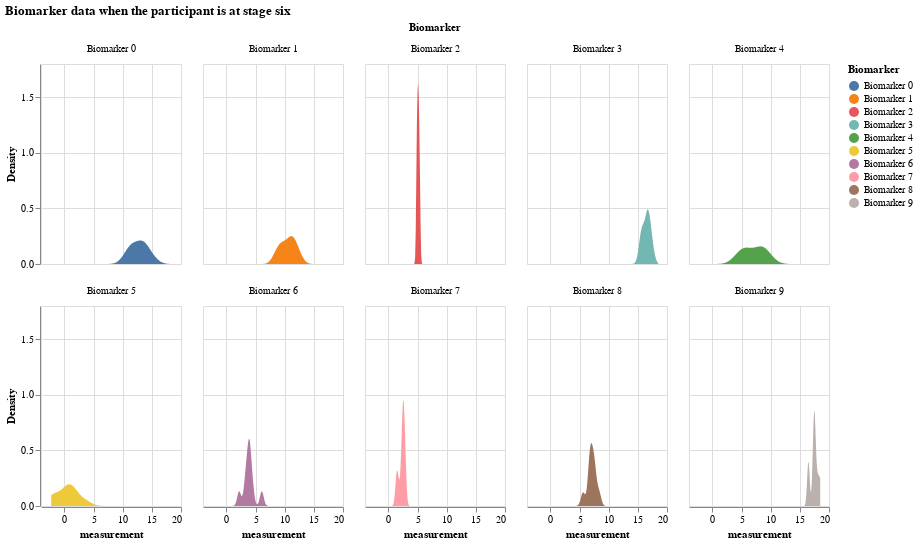

Here is the notebook cell this chart was saved with:
### Markdown cell above
### Distribution of all biomarker values when the participant is at a certain disease stage

### Code cell
# biomarker data when the participant is at stage 6
df_kj_6 = df_expanded[df_expanded.k_j == 6]
df_kj_6

alt.Chart(df_kj_6).transform_density(
    'measurement',
    as_=['measurement', 'Density'],
    groupby=['Biomarker']
).mark_area().encode(
    x="measurement:Q",
    y="Density:Q",
    facet = alt.Facet(
        "Biomarker:N",
        columns = 5
    ),
    color=alt.Color(
        'Biomarker:N'
    )
).properties(
    width= 140,
    height = 200,
).properties(
    title='Biomarker data when the participant is at stage six'
)

### Figure 1 — Vega-Lite specification as saved in the notebook (floating-point values rounded to 4 significant figures)
{"config": {"view": {"continuousWidth": 300, "continuousHeight": 300}}, "data": {"name": "data-632133860820378e44b5db9c54cac40b"}, "mark": {"type": "area"}, "encoding": {"color": {"field": "Biomarker", "type": "nominal"}, "facet": {"columns": 5, "field": "Biomarker", "type": "nominal"}, "x": {"field": "measurement", "type": "quantitative"}, "y": {"field": "Density", "type": "quantitative"}}, "height": 200, "title": "Biomarker data when the participant is at stage six", "transform": [{"density": "measurement", "groupby": ["Biomarker"], "as": ["measurement", "Density"]}], "width": 140, "$schema": "https://vega.github.io/schema/vega-lite/v5.16.3.json", "datasets": {"data-632133860820378e44b5db9c54cac40b": [{"Biomarker": "Biomarker 0", "participant": 12, "measurement": 11.44, "k_j": 6, "S_n": 10, "affected_or_not": "not_affected"}, {"Biomarker": "Biomarker 0", "participant": 13, "measurement": 11.4, "k_j": 6, "S_n": 10, "affected_or_not": "not_affected"}, {"Biomarker": "Biomarker 0", "participant": 16, "measurement": 15.19, "k_j": 6, "S_n": 10, "affected_or_not": "not_affected"}, {"Biomarker": "Biomarker 0", "participant": 26, "measurement": 12.33, "k_j": 6, "S_n": 10, "affected_or_not": "not_affected"}, {"Biomarker": "Biomarker 0", "participant": 28, "measurement": 13.87, "k_j": 6, "S_n": 10, "affected_or_not": "not_affected"}, {"Biomarker": "Biomarker 0", "participant": 67, "measurement": 13.74, "k_j": 6, "S_n": 10, "affected_or_not": "not_affected"}, {"Biomarker": "Biomarker 0", "participant": 71, "measurement": 10.57, "k_j": 6, "S_n": 10, "affected_or_not": "not_affected"}, {"Biomarker": "Biomarker 0", "participant": 90, "measurement": 12.75, "k_j": 6, "S_n": 10, "affected_or_not": "not_affected"}, {"Biomarker": "Biomarker 0", "participant": 96, "measurement": 13.58, "k_j": 6, "S_n": 10, "affected_or_not": "not_affected"}, {"Biomarker": "Biomarker 1", "participant": 12, "measurement": 11.35, "k_j": 6, "S_n": 9, "affected_or_not": "not_affected"}, {"Biomarker": "Biomarker 1", "participant": 13, "measurement": 9.973, "k_j": 6, "S_n": 9, "affected_or_not": "not_affected"}, {"Biomarker": "Biomarker 1", "participant": 16, "measurement": 10.92, "k_j": 6, "S_n": 9, "affected_or_not": "not_affected"}, {"Biomarker": "Biomarker 1", "participant": 26, "measurement": 11.74, "k_j": 6, "S_n": 9, "affected_or_not": "not_affected"}, {"Biomarker": "Biomarker 1", "participant": 28, "measurement": 8.624, "k_j": 6, "S_n": 9, "affected_or_not": "not_affected"}, {"Biomarker": "Biomarker 1", "participant": 67, "measurement": 9.747, "k_j": 6, "S_n": 9, "affected_or_not": "not_affected"}, {"Biomarker": "Biomarker 1", "participant": 71, "measurement": 8.979, "k_j": 6, "S_n": 9, "affected_or_not": "not_affected"}, {"Biomarker": "Biomarker 1", "participant": 90, "measurement": 11.17, "k_j": 6, "S_n": 9, "affected_or_not": "not_affected"}, {"Biomarker": "Biomarker 1", "participant": 96, "measurement": 12.42, "k_j": 6, "S_n": 9, "affected_or_not": "not_affected"}, {"Biomarker": "Biomarker 2", "participant": 12, "measurement": 4.863, "k_j": 6, "S_n": 5, "affected_or_not": "affected"}, {"Biomarker": "Biomarker 2", "participant": 13, "measurement": 5.231, "k_j": 6, "S_n": 5, "affected_or_not": "affected"}, {"Biomarker": "Biomarker 2", "participant": 16, "measurement": 5.362, "k_j": 6, "S_n": 5, "affected_or_not": "affected"}, {"Biomarker": "Biomarker 2", "participant": 26, "measurement": 5.106, "k_j": 6, "S_n": 5, "affected_or_not": "affected"}, {"Biomarker": "Biomarker 2", "participant": 28, "measurement": 5.112, "k_j": 6, "S_n": 5, "affected_or_not": "affected"}, {"Biomarker": "Biomarker 2", "participant": 67, "measurement": 5.38, "k_j": 6, "S_n": 5, "affected_or_not": "affected"}, {"Biomarker": "Biomarker 2", "participant": 71, "measurement": 4.917, "k_j": 6, "S_n": 5, "affected_or_not": "affected"}, {"Biomarker": "Biomarker 2", "participant": 90, "measurement": 5.128, "k_j": 6, "S_n": 5, "affected_or_not": "affected"}, {"Biomarker": "Biomarker 2", "participant": 96, "measurement": 4.93, "k_j": 6, "S_n": 5, "affected_or_not": "affected"}, {"Biomarker": "Biomarker 3", "participant": 12, "measurement": 17.46, "k_j": 6, "S_n": 7, "affected_or_not": "not_affected"}, {"Biomarker": "Biomarker 3", "participant": 13, "measurement": 16.67, "k_j": 6, "S_n": 7, "affected_or_not": "not_affected"}, {"Biomarker": "Biomarker 3", "participant": 16, "measurement": 15.82, "k_j": 6, "S_n": 7, "affected_or_not": "not_affected"}, {"Biomarker": "Biomarker 3", "participant": 26, "measurement": 15.58, "k_j": 6, "S_n": 7, "affected_or_not": "not_affected"}, {"Biomarker": "Biomarker 3", "participant": 28, "measurement": 16.48, "k_j": 6, "S_n": 7, "affected_or_not": "not_affected"}, {"Biomarker": "Biomarker 3", "participant": 67, "measurement": 17.11, "k_j": 6, "S_n": 7, "affected_or_not": "not_affected"}, {"Biomarker": "Biomarker 3", "participant": 71, "measurement": 15.6, "k_j": 6, "S_n": 7, "affected_or_not": "not_affected"}, {"Biomarker": "Biomarker 3", "participant": 90, "measurement": 16.76, "k_j": 6, "S_n": 7, "affected_or_not": "not_affected"}, {"Biomarker": "Biomarker 3", "participant": 96, "measurement": 16.67, "k_j": 6, "S_n": 7, "affected_or_not": "not_affected"}, {"Biomarker": "Biomarker 4", "participant": 12, "measurement": 5.27, "k_j": 6, "S_n": 1, "affected_or_not": "affected"}, {"Biomarker": "Biomarker 4", "participant": 13, "measurement": 5.579, "k_j": 6, "S_n": 1, "affected_or_not": "affected"}, {"Biomarker": "Biomarker 4", "participant": 16, "measurement": 8.572, "k_j": 6, "S_n": 1, "affected_or_not": "affected"}, {"Biomarker": "Biomarker 4", "participant": 26, "measurement": 5.799, "k_j": 6, "S_n": 1, "affected_or_not": "affected"}, {"Biomarker": "Biomarker 4", "participant": 28, "measurement": 8.348, "k_j": 6, "S_n": 1, "affected_or_not": "affected"}, {"Biomarker": "Biomarker 4", "participant": 67, "measurement": 4.369, "k_j": 6, "S_n": 1, "affected_or_not": "affected"}, {"Biomarker": "Biomarker 4", "participant": 71, "measurement": 7.328, "k_j": 6, "S_n": 1, "affected_or_not": "affected"}, {"Biomarker": "Biomarker 4", "participant": 90, "measurement": 9.669, "k_j": 6, "S_n": 1, "affected_or_not": "affected"}, {"Biomarker": "Biomarker 4", "participant": 96, "measurement": 8.685, "k_j": 6, "S_n": 1, "affected_or_not": "affected"}, {"Biomarker": "Biomarker 5", "participant": 12, "measurement": 0.8285, "k_j": 6, "S_n": 2, "affected_or_not": "affected"}, {"Biomarker": "Biomarker 5", "participant": 13, "measurement": 1.897, "k_j": 6, "S_n": 2, "affected_or_not": "affected"}, {"Biomarker": "Biomarker 5", "participant": 16, "measurement": -2.255, "k_j": 6, "S_n": 2, "affected_or_not": "affected"}, {"Biomarker": "Biomarker 5", "participant": 26, "measurement": -1.981, "k_j": 6, "S_n": 2, "affected_or_not": "affected"}, {"Biomarker": "Biomarker 5", "participant": 28, "measurement": 0.6561, "k_j": 6, "S_n": 2, "affected_or_not": "affected"}, {"Biomarker": "Biomarker 5", "participant": 67, "measurement": 3.605, "k_j": 6, "S_n": 2, "affected_or_not": "affected"}, {"Biomarker": "Biomarker 5", "participant": 71, "measurement": 0.4781, "k_j": 6, "S_n": 2, "affected_or_not": "affected"}, {"Biomarker": "Biomarker 5", "participant": 90, "measurement": -0.7075, "k_j": 6, "S_n": 2, "affected_or_not": "affected"}, {"Biomarker": "Biomarker 5", "participant": 96, "measurement": 1.464, "k_j": 6, "S_n": 2, "affected_or_not": "affected"}, {"Biomarker": "Biomarker 6", "participant": 12, "measurement": 4.113, "k_j": 6, "S_n": 4, "affected_or_not": "affected"}, {"Biomarker": "Biomarker 6", "participant": 13, "measurement": 3.244, "k_j": 6, "S_n": 4, "affected_or_not": "affected"}, {"Biomarker": "Biomarker 6", "participant": 16, "measurement": 6.08, "k_j": 6, "S_n": 4, "affected_or_not": "affected"}, {"Biomarker": "Biomarker 6", "participant": 26, "measurement": 3.455, "k_j": 6, "S_n": 4, "affected_or_not": "affected"}, {"Biomarker": "Biomarker 6", "participant": 28, "measurement": 3.892, "k_j": 6, "S_n": 4, "affected_or_not": "affected"}, {"Biomarker": "Biomarker 6", "participant": 67, "measurement": 3.92, "k_j": 6, "S_n": 4, "affected_or_not": "affected"}, {"Biomarker": "Biomarker 6", "participant": 71, "measurement": 3.865, "k_j": 6, "S_n": 4, "affected_or_not": "affected"}, {"Biomarker": "Biomarker 6", "participant": 90, "measurement": 4.484, "k_j": 6, "S_n": 4, "affected_or_not": "affected"}, {"Biomarker": "Biomarker 6", "participant": 96, "measurement": 2.198, "k_j": 6, "S_n": 4, "affected_or_not": "affected"}, {"Biomarker": "Biomarker 7", "participant": 12, "measurement": 2.174, "k_j": 6, "S_n": 6, "affected_or_not": "affected"}, {"Biomarker": "Biomarker 7", "participant": 13, "measurement": 1.643, "k_j": 6, "S_n": 6, "affected_or_not": "affected"}, {"Biomarker": "Biomarker 7", "participant": 16, "measurement": 2.789, "k_j": 6, "S_n": 6, "affected_or_not": "affected"}, {"Biomarker": "Biomarker 7", "participant": 26, "measurement": 2.488, "k_j": 6, "S_n": 6, "affected_or_not": "affected"}, {"Biomarker": "Biomarker 7", "participant": 28, "measurement": 2.465, "k_j": 6, "S_n": 6, "affected_or_not": "affected"}, {"Biomarker": "Biomarker 7", "participant": 67, "measurement": 2.9, "k_j": 6, "S_n": 6, "affected_or_not": "affected"}, {"Biomarker": "Biomarker 7", "participant": 71, "measurement": 2.525, "k_j": 6, "S_n": 6, "affected_or_not": "affected"}, {"Biomarker": "Biomarker 7", "participant": 90, "measurement": 2.629, "k_j": 6, "S_n": 6, "affected_or_not": "affected"}, {"Biomarker": "Biomarker 7", "participant": 96, "measurement": 1.369, "k_j": 6, "S_n": 6, "affected_or_not": "affected"}, {"Biomarker": "Biomarker 8", "participant": 12, "measurement": 6.804, "k_j": 6, "S_n": 3, "affected_or_not": "affected"}, {"Biomarker": "Biomarker 8", "participant": 13, "measurement": 7.62, "k_j": 6, "S_n": 3, "affected_or_not": "affected"}, {"Biomarker": "Biomarker 8", "participant": 16, "measurement": 7.409, "k_j": 6, "S_n": 3, "affected_or_not": "affected"}, {"Biomarker": "Biomarker 8", "participant": 26, "measurement": 7.522, "k_j": 6, "S_n": 3, "affected_or_not": "affected"}, {"Biomarker": "Biomarker 8", "participant": 28, "measurement": 6.9, "k_j": 6, "S_n": 3, "affected_or_not": "affected"}, {"Biomarker": "Biomarker 8", "participant": 67, "measurement": 5.601, "k_j": 6, "S_n": 3, "affected_or_not": "affected"}, {"Biomarker": "Biomarker 8", "participant": 71, "measurement": 6.699, "k_j": 6, "S_n": 3, "affected_or_not": "affected"}, {"Biomarker": "Biomarker 8", "participant": 90, "measurement": 8.346, "k_j": 6, "S_n": 3, "affected_or_not": "affected"}, {"Biomarker": "Biomarker 8", "participant": 96, "measurement": 6.973, "k_j": 6, "S_n": 3, "affected_or_not": "affected"}, {"Biomarker": "Biomarker 9", "participant": 12, "measurement": 18.09, "k_j": 6, "S_n": 8, "affected_or_not": "not_affected"}, {"Biomarker": "Biomarker 9", "participant": 13, "measurement": 18.49, "k_j": 6, "S_n": 8, "affected_or_not": "not_affected"}, {"Biomarker": "Biomarker 9", "participant": 16, "measurement": 16.42, "k_j": 6, "S_n": 8, "affected_or_not": "not_affected"}, {"Biomarker": "Biomarker 9", "participant": 26, "measurement": 17.41, "k_j": 6, "S_n": 8, "affected_or_not": "not_affected"}, {"Biomarker": "Biomarker 9", "participant": 28, "measurement": 17.5, "k_j": 6, "S_n": 8, "affected_or_not": "not_affected"}, {"Biomarker": "Biomarker 9", "participant": 67, "measurement": 16.53, "k_j": 6, "S_n": 8, "affected_or_not": "not_affected"}, {"Biomarker": "Biomarker 9", "participant": 71, "measurement": 17.71, "k_j": 6, "S_n": 8, "affected_or_not": "not_affected"}, {"Biomarker": "Biomarker 9", "participant": 90, "measurement": 17.54, "k_j": 6, "S_n": 8, "affected_or_not": "not_affected"}, {"Biomarker": "Biomarker 9", "participant": 96, "measurement": 17.29, "k_j": 6, "S_n": 8, "affected_or_not": "not_affected"}]}}
